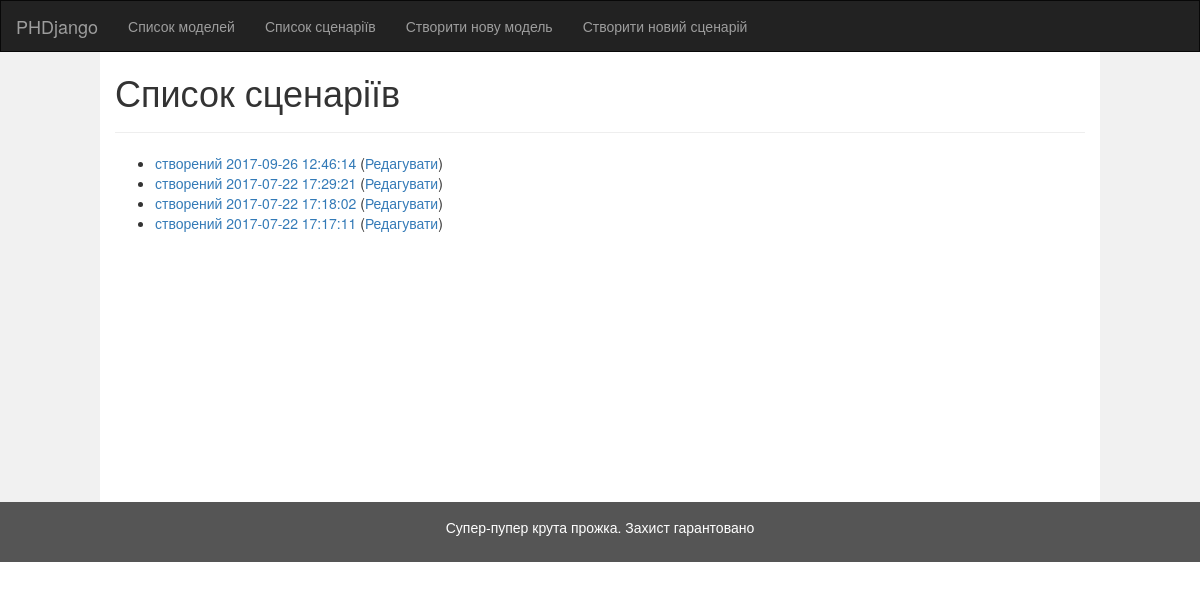
/models/model-run-config/, run on an earlier commit of the app's database.
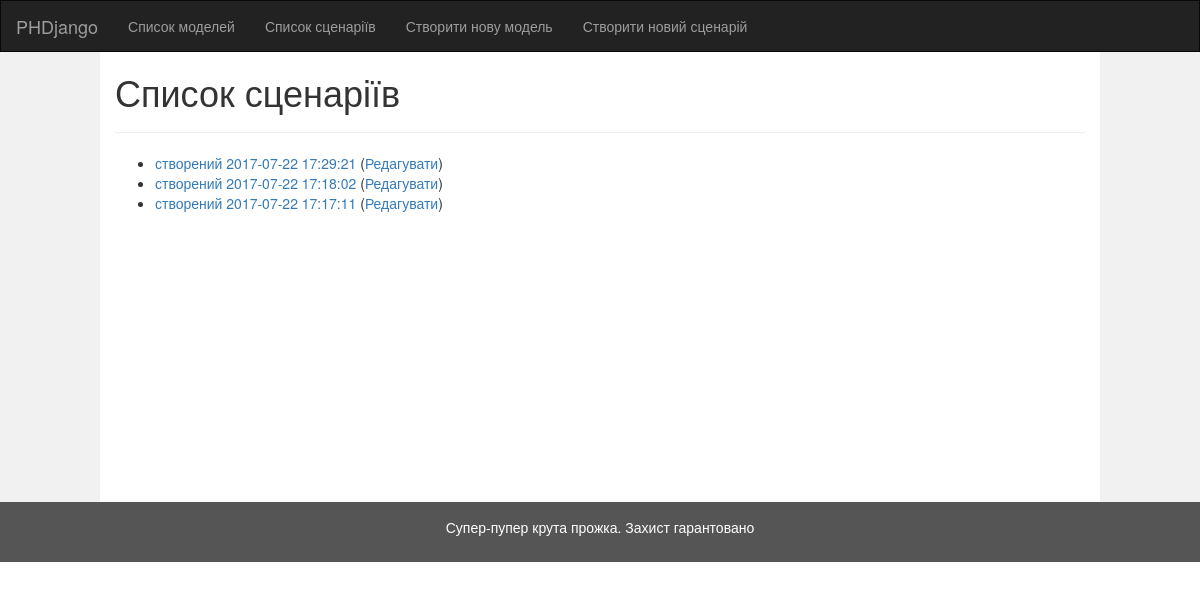
And on a later commit of the database.
### models/models.py (models this page shows)
class ModelRunConfiguration(models.Model):
    title = models.CharField(null=True, max_length=1024)
    created_at = models.DateTimeField(auto_now_add=True, null=True)
    iterations = models.IntegerField("Кількість ітерацій", null=True)
    initial_money = models.DecimalField("Початковий обсяг грошової маси", null=True,max_digits=20,decimal_places=2)
    household_birth = models.IntegerField("Приріст чисельності домогосподарств", null=True)
    firm_birth = models.IntegerField("Рівень появи нових фірм", null=True)
    money_growth = models.DecimalField("Приріст грошової маси", null=True, max_digits=20, decimal_places=2)
    raw_firm_config = models.ForeignKey(RawFirmRunConfiguration, related_name="RawFirm", null=True)
    capital_firm_config = models.ForeignKey(CapitalFirmRunConfiguration, related_name="CapitalFirm", null=True)
    production_firm_config = models.ForeignKey(ProductionFirmRunConfiguration, related_name="ProductionFirm", null=True)
    household_config = models.ForeignKey(HouseholdRunConfiguration, related_name="Household", null=True)
    government_config = models.ForeignKey(GovernmentRunConfiguration, related_name="Government", null=True)
    outside_world_config = models.ForeignKey(OutsideWorldRunConfiguration, related_name="OutsideWorld", null=True)
    def natural_key(self):
        return (self.title, self.created_at, self.iterations, self.initial_money, self.household_birth, self.firm_birth,
                self.money_growth,) + self.raw_firm_config.natural_key() + self.capital_firm_config.natural_key() + \
               self.production_firm_config.natural_key() + self.household_config.natural_key() + self.government_config.natural_key() + \
               self.outside_world_config.natural_key()
    natural_key.dependencies = ['phdjango.RawFirmRunConfiguration', 'phdjango.CapitalFirmRunConfiguration',
                                'phdjango.ProductionFirmRunConfiguration', 'phdjango.HouseholdRunConfiguration',
                                'phdjango.GovernmentRunConfiguration', 'phdjango.OutsideWorldRunConfiguration']
    def __str__(self):
        return "Сценарій " + str(
            self.title) if self.title is not None else "" + " створений " + self.created_at.strftime("%Y-%m-%d %H:%M:%S")

### models/run_config_views.py (the view)
class RunConfIndexView(generic.ListView):
    template_name = 'models/run-conf-index.html'
    context_object_name = 'latest_run_conf_list'
    def get_queryset(self):
        return ModelRunConfiguration.objects.order_by('-created_at')

### models/templates/models/run-conf-index.html
{% extends 'models/base.html' %}
{% block title %}Список сценаріїв{% endblock %}
{% block content %}
    {% if latest_run_conf_list %}
        <ul>
            {% for model in latest_run_conf_list %}
                <li>
                    <a href="{% url 'models:model-run-config-detail' model.id %}">{{ model }}</a>
                    (<a href="{% url 'models:model-run-config-edit-basic' model.id %}">Редагувати</a>)
                </li>
            {% endfor %}
        </ul>
    {% else %}
        <p>Сценаріїв поки не створено.</p>
    {% endif %}
{% endblock %}

### models/templates/models/base.html (shortened to what this page needs)
<!DOCTYPE html>
<html lang="en">
<head>
    <link rel="stylesheet" href="https://maxcdn.bootstrapcdn.com/bootstrap/3.3.7/css/bootstrap.min.css">
</head>
<body>
<nav class="navbar navbar-inverse">
    <div class="container-fluid">
        <div class="navbar-header">
            <a class="navbar-brand" href="#">PHDjango</a>
        </div>
        <div class="collapse navbar-collapse" id="myNavbar">
            <ul class="nav navbar-nav">
                <li><a href="{% url 'models:model-config-index' %}">Список моделей</a></li>
                <li><a href="{% url 'models:model-run-config-index' %}">Список сценаріїв</a></li>
                <li><a href="{% url 'models:model-config-create' %}">Створити нову модель</a></li>
                <li><a href="{% url 'models:model-run-config-create' %}">Створити новий сценарій</a></li>
            </ul>
        </div>
    </div>
</nav>
<div class="container-fluid text-center">
    <div class="row content">
        <div class="col-sm-1 sidenav">
        </div>
        <div class="col-sm-10 text-left">
            <h1>{% block title %}{% endblock %}</h1>
            <hr>
            {% block content %}(no content){% endblock %}
        </div>
        <div class="col-sm-1 sidenav">
        </div>
    </div>
</div>
<footer class="container-fluid text-center">
    <p>Супер-пупер крута прожка. Захист гарантовано</p>
</footer>
</body>
</html>

### models/templates/models/base.html (style rules this page uses)
.navbar { margin-bottom: 0; border-radius: 0; }
.row.content { height: 450px }
.sidenav { padding-top: 20px; background-color: #f1f1f1; height: 100%; }
footer { background-color: #555; color: white; padding: 15px; }
.text-left { margin-bottom: 20px; }

What changed in the data, as far as the page shows it:
removed ModelRunConfiguration: title+created_at "створений 2017-09-26 12:46:14"
